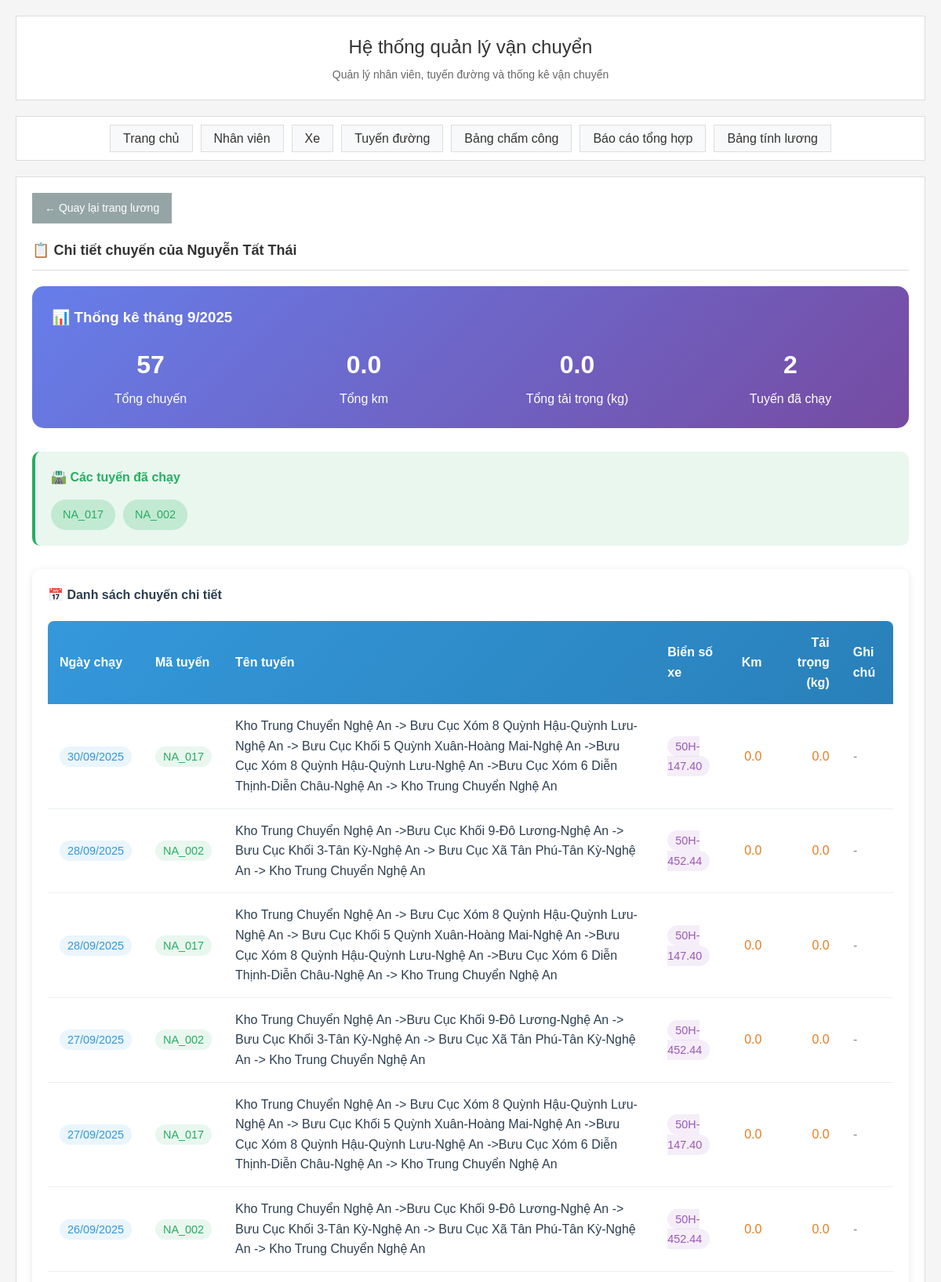
The app's page /salary/driver-details-page/Nguyễn Tất Thái (upper part) with its own data.
### main.py (models this page shows)
class Route(Base):
    __tablename__ = "routes"
    id = Column(Integer, primary_key=True, index=True)
    route_code = Column(String, nullable=False)  # NA_002, NA_004, etc.
    route_name = Column(String, nullable=False)
    distance = Column(Float)  # KM/Chuyến
    unit_price = Column(Float)  # Đơn giá
    monthly_salary = Column(Float)  # Lương tuyến/tháng
    vehicle_id = Column(Integer, ForeignKey("vehicles.id"), nullable=True)
    is_active = Column(Integer, default=1)
    status = Column(Integer, default=1)  # 1: Active, 0: Inactive
    created_at = Column(DateTime, default=datetime.utcnow)
    vehicle = relationship("Vehicle", back_populates="routes")
    daily_routes = relationship("DailyRoute", back_populates="route")

class DailyRoute(Base):
    __tablename__ = "daily_routes"
    id = Column(Integer, primary_key=True, index=True)
    route_id = Column(Integer, ForeignKey("routes.id"))
    date = Column(Date, nullable=False)
    distance_km = Column(Float, default=0)  # Số km
    cargo_weight = Column(Float, default=0)  # Tải trọng
    driver_name = Column(String)  # Tên lái xe
    license_plate = Column(String)  # Biển số xe
    employee_name = Column(String)  # Tên nhân viên
    notes = Column(String)
    created_at = Column(DateTime, default=datetime.utcnow)
    route = relationship("Route", back_populates="daily_routes")

### main.py (the view)
@app.get("/salary/driver-details-page/{driver_name}", response_class=HTMLResponse)
async def driver_details_page(
    request: Request,
    driver_name: str,
    db: Session = Depends(get_db),
    from_date: Optional[str] = None,
    to_date: Optional[str] = None
):
    if from_date and to_date:
        try:
            from_date_obj = datetime.strptime(from_date, "%Y-%m-%d").date()
            to_date_obj = datetime.strptime(to_date, "%Y-%m-%d").date()
            daily_routes_query = db.query(DailyRoute).filter(
                DailyRoute.driver_name == driver_name,
                DailyRoute.date >= from_date_obj,
                DailyRoute.date <= to_date_obj
            )
            period_text = f"từ {from_date_obj.strftime('%d/%m/%Y')} đến {to_date_obj.strftime('%d/%m/%Y')}"
        except ValueError:
            return RedirectResponse(url="/salary", status_code=303)
    else:
        today = date.today()
        daily_routes_query = db.query(DailyRoute).filter(
            DailyRoute.driver_name == driver_name,
            DailyRoute.date >= date(today.year, today.month, 1),
            DailyRoute.date < date(today.year, today.month + 1, 1) if today.month < 12 else date(today.year + 1, 1, 1)
        )
        period_text = f"tháng {today.month}/{today.year}"
    daily_routes = daily_routes_query.join(Route).order_by(DailyRoute.date.desc()).all()
    total_trips = len(daily_routes)
    total_distance = sum(trip.distance_km for trip in daily_routes)
    total_cargo = sum(trip.cargo_weight for trip in daily_routes)
    routes_used = list(set(trip.route.route_code for trip in daily_routes))
    return templates.TemplateResponse("driver_details.html", {
        "request": request,
        "driver_name": driver_name,
        "period_text": period_text,
        "daily_routes": daily_routes,
        "total_trips": total_trips,
        "total_distance": total_distance,
        "total_cargo": total_cargo,
        "routes_used": routes_used,
        "from_date": from_date,
        "to_date": to_date
    })

### templates/driver_details.html (shortened to what this page needs)
{% extends "base.html" %}
{% block content %}
<div style="margin-bottom: 20px;">
    <a href="/salary" class="btn" style="background: #95a5a6; text-decoration: none; display: inline-flex; align-items: center; gap: 8px;">
        ← Quay lại trang lương
    </a>
</div>
<h2>📋 Chi tiết chuyến của {{ driver_name }}</h2>
<div style="background: linear-gradient(135deg, #667eea 0%, #764ba2 100%); padding: 25px; border-radius: 15px; color: white; margin-bottom: 30px;">
    <h3 style="margin-bottom: 20px;">📊 Thống kê {{ period_text }}</h3>
    <div style="display: grid; grid-template-columns: repeat(auto-fit, minmax(200px, 1fr)); gap: 20px;">
        <div style="text-align: center;">
            <h4 style="font-size: 2em; margin-bottom: 5px;">{{ total_trips }}</h4>
            <p>Tổng chuyến</p>
        </div>
        <div style="text-align: center;">
            <h4 style="font-size: 2em; margin-bottom: 5px;">{{ "{:,.1f}".format(total_distance) }}</h4>
            <p>Tổng km</p>
        </div>
        <div style="text-align: center;">
            <h4 style="font-size: 2em; margin-bottom: 5px;">{{ "{:,.1f}".format(total_cargo) }}</h4>
            <p>Tổng tải trọng (kg)</p>
        </div>
        <div style="text-align: center;">
            <h4 style="font-size: 2em; margin-bottom: 5px;">{{ routes_used|length }}</h4>
            <p>Tuyến đã chạy</p>
        </div>
    </div>
</div>
{% if routes_used %}
<div style="background: rgba(39, 174, 96, 0.1); padding: 20px; border-radius: 10px; margin-bottom: 30px; border-left: 4px solid #27ae60;">
    <h4 style="color: #27ae60; margin-bottom: 15px;">🛣️ Các tuyến đã chạy</h4>
    <div style="display: flex; gap: 10px; flex-wrap: wrap;">
        {% for route in routes_used %}
        <span style="background: rgba(39, 174, 96, 0.2); color: #27ae60; padding: 8px 15px; border-radius: 20px; font-size: 0.9em; font-weight: 500;">
            {{ route }}
        </span>
        {% endfor %}
    </div>
</div>
{% endif %}
{% if daily_routes %}
<div style="background: rgba(255, 255, 255, 0.9); padding: 20px; border-radius: 10px; box-shadow: 0 2px 10px rgba(0,0,0,0.1);">
    <h4 style="color: #2c3e50; margin-bottom: 20px;">📅 Danh sách chuyến chi tiết</h4>
    <div style="overflow-x: auto;">
        <table style="width: 100%; border-collapse: collapse; background: white; border-radius: 8px; overflow: hidden; box-shadow: 0 1px 3px rgba(0,0,0,0.1);">
            <thead>
                <tr style="background: linear-gradient(135deg, #3498db, #2980b9); color: white;">
                    <th style="padding: 15px; text-align: left; font-weight: 600;">Ngày chạy</th>
                    <th style="padding: 15px; text-align: left; font-weight: 600;">Mã tuyến</th>
                    <th style="padding: 15px; text-align: left; font-weight: 600;">Tên tuyến</th>
                    <th style="padding: 15px; text-align: left; font-weight: 600;">Biển số xe</th>
                    <th style="padding: 15px; text-align: right; font-weight: 600;">Km</th>
                    <th style="padding: 15px; text-align: right; font-weight: 600;">Tải trọng (kg)</th>
                    <th style="padding: 15px; text-align: left; font-weight: 600;">Ghi chú</th>
                </tr>
            </thead>
            <tbody>
                {% for trip in daily_routes %}
                <tr style="border-bottom: 1px solid #ecf0f1; transition: background-color 0.2s;">
                    <td style="padding: 15px; font-weight: 500; color: #2c3e50;">
                        <span style="background: rgba(52, 152, 219, 0.1); color: #3498db; padding: 5px 10px; border-radius: 15px; font-size: 0.9em;">
                            {{ trip.date.strftime('%d/%m/%Y') }}
                        </span>
                    </td>
                    <td style="padding: 15px;">
                        <span style="background: rgba(39, 174, 96, 0.1); color: #27ae60; padding: 5px 10px; border-radius: 15px; font-size: 0.9em; font-weight: 500;">
                            {{ trip.route.route_code }}
                        </span>
                    </td>
                    <td style="padding: 15px; color: #2c3e50;">{{ trip.route.route_name }}</td>
                    <td style="padding: 15px;">
                        <span style="background: rgba(155, 89, 182, 0.1); color: #9b59b6; padding: 5px 10px; border-radius: 15px; font-size: 0.9em; font-weight: 500;">
                            {{ trip.license_plate }}
                        </span>
                    </td>
                    <td style="padding: 15px; text-align: right; font-weight: 500; color: #e67e22;">
                        {{ "{:,.1f}".format(trip.distance_km) }}
                    </td>
                    <td style="padding: 15px; text-align: right; font-weight: 500; color: #e67e22;">
                        {{ "{:,.1f}".format(trip.cargo_weight) }}
                    </td>
                    <td style="padding: 15px; color: #7f8c8d; font-style: italic;">
                        {{ trip.notes or '-' }}
                    </td>
                </tr>
                {% endfor %}
            </tbody>
        </table>
    </div>
</div>
{% endif %}
{% endblock %}

### static/style.css (style rules this page uses)
* { margin: 0; padding: 0; box-sizing: border-box; }
body { font-family: Arial, sans-serif; background-color: #f5f5f5; color: #333; line-height: 1.6; }
.content h2 { color: #333; margin-bottom: 20px; font-size: 18px; border-bottom: 1px solid #ddd; padding-bottom: 10px; }
.btn { background: #007bff; color: white; padding: 8px 16px; border: none; font-size: 14px; cursor: pointer; transition: background-color 0.2s; }

### records on screen
Route: route_code "NA_017"
Route: route_code "NA_002"
DailyRoute: date "30/09/2025", route.route_code "NA_017", route.route_name "Kho Trung Chuyển Nghệ An -> Bưu Cục Xóm 8 Quỳnh Hậu-Quỳnh Lưu-Nghệ An -> Bưu Cục Khối 5 Quỳnh Xuân-Hoàng Mai-Nghệ An ->Bưu Cục Xóm 8 Quỳnh Hậu-Quỳnh Lưu-Nghệ An ->Bưu Cục Xóm 6 Diễn Thịnh-Diễn Châu-Nghệ An -> Kho Trung Chuyển Nghệ An", license_plate "50H-147.40", distance_km "0.0", cargo_weight "0.0", notes "-"
DailyRoute: date "28/09/2025", route.route_code "NA_002", route.route_name "Kho Trung Chuyển Nghệ An ->Bưu Cục Khối 9-Đô Lương-Nghệ An -> Bưu Cục Khối 3-Tân Kỳ-Nghệ An -> Bưu Cục Xã Tân Phú-Tân Kỳ-Nghệ An -> Kho Trung Chuyển Nghệ An", license_plate "50H-452.44", distance_km "0.0", cargo_weight "0.0", notes "-"
DailyRoute: date "28/09/2025", route.route_code "NA_017", route.route_name "Kho Trung Chuyển Nghệ An -> Bưu Cục Xóm 8 Quỳnh Hậu-Quỳnh Lưu-Nghệ An -> Bưu Cục Khối 5 Quỳnh Xuân-Hoàng Mai-Nghệ An ->Bưu Cục Xóm 8 Quỳnh Hậu-Quỳnh Lưu-Nghệ An ->Bưu Cục Xóm 6 Diễn Thịnh-Diễn Châu-Nghệ An -> Kho Trung Chuyển Nghệ An", license_plate "50H-147.40", distance_km "0.0", cargo_weight "0.0", notes "-"
DailyRoute: date "27/09/2025", route.route_code "NA_002", route.route_name "Kho Trung Chuyển Nghệ An ->Bưu Cục Khối 9-Đô Lương-Nghệ An -> Bưu Cục Khối 3-Tân Kỳ-Nghệ An -> Bưu Cục Xã Tân Phú-Tân Kỳ-Nghệ An -> Kho Trung Chuyển Nghệ An", license_plate "50H-452.44", distance_km "0.0", cargo_weight "0.0", notes "-"
DailyRoute: date "27/09/2025", route.route_code "NA_017", route.route_name "Kho Trung Chuyển Nghệ An -> Bưu Cục Xóm 8 Quỳnh Hậu-Quỳnh Lưu-Nghệ An -> Bưu Cục Khối 5 Quỳnh Xuân-Hoàng Mai-Nghệ An ->Bưu Cục Xóm 8 Quỳnh Hậu-Quỳnh Lưu-Nghệ An ->Bưu Cục Xóm 6 Diễn Thịnh-Diễn Châu-Nghệ An -> Kho Trung Chuyển Nghệ An", license_plate "50H-147.40", distance_km "0.0", cargo_weight "0.0", notes "-"
DailyRoute: date "26/09/2025", route.route_code "NA_002", route.route_name "Kho Trung Chuyển Nghệ An ->Bưu Cục Khối 9-Đô Lương-Nghệ An -> Bưu Cục Khối 3-Tân Kỳ-Nghệ An -> Bưu Cục Xã Tân Phú-Tân Kỳ-Nghệ An -> Kho Trung Chuyển Nghệ An", license_plate "50H-452.44", distance_km "0.0", cargo_weight "0.0", notes "-"

### other values on screen
{{ driver_name }} "Nguyễn Tất Thái"
{{ period_text }} "tháng 9/2025"
{{ total_trips }} "57"
{{ "{:,.1f}".format(total_distance) }} "0.0"
{{ "{:,.1f}".format(total_cargo) }} "0.0"
{{ routes_used|length }} "2"
